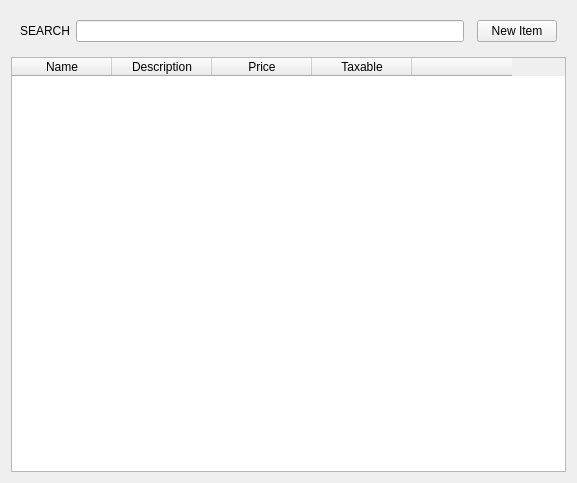
<?xml version="1.0" encoding="UTF-8"?>
<ui version="4.0">
 <class>Products_Item</class>
 <widget class="QWidget" name="Products_Item">
  <property name="geometry">
   <rect>
    <x>0</x>
    <y>0</y>
    <width>577</width>
    <height>483</height>
   </rect>
  </property>
  <property name="windowTitle">
   <string>Products &amp; Items</string>
  </property>
  <layout class="QVBoxLayout" name="verticalLayout">
   <item>
    <widget class="QFrame" name="TopFrame">
     <layout class="QHBoxLayout" name="horizontalLayout">
      <item>
       <widget class="QLabel" name="label">
        <property name="text"><string>SEARCH</string></property>
       </widget>
      </item>
      <item>
       <widget class="QLineEdit" name="ItemSearch_Field">
        <property name="minimumSize"><size><width>300</width><height>0</height></size></property>
       </widget>
      </item>
      <item>
       <spacer name="horizontalSpacer">
        <property name="orientation"><enum>Qt::Orientation::Horizontal</enum></property>
       </spacer>
      </item>
      <item>
       <widget class="QPushButton" name="NewItem_Button">
        <property name="text"><string>New Item</string></property>
       </widget>
      </item>
     </layout>
    </widget>
   </item>
   <item>
    <widget class="QTableWidget" name="itemsTableWidget">
     <column>
      <property name="text"><string>Name</string></property>
     </column>
     <column>
      <property name="text"><string>Description</string></property>
     </column>
     <column>
      <property name="text"><string>Price</string></property>
     </column>
     <column>
      <property name="text"><string>Taxable</string></property>
     </column>
     <column>
      <property name="text"><string/></property>
     </column>
    </widget>
   </item>
  </layout>
 </widget>
</ui>
